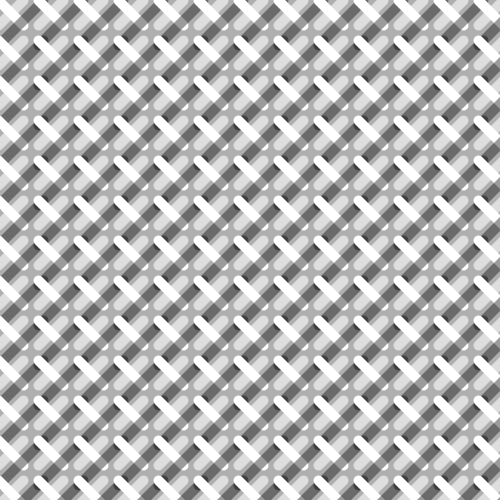
Frame 1 (no input)
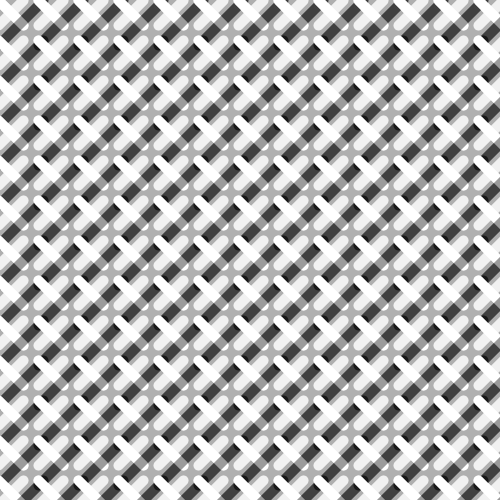
Frame 2 (the mouse pressed at the canvas centre, redrawn once)

The Processing sketch that drew these frames (run headless with seeded random() and noise(); the mouse was pressed at the canvas centre and the sketch redrawn once):

// Processing sketch: processing_82170
// ── processing_82170.pde

void setup () {
  size(500, 500);
  background(175, 582);
  smooth();
}
//décliner des traits sur une longueur
void draw()
{
  noFill();
  for (int posx =-2; posx<width; posx = posx+40)
  {
    for (int posY=0; posY<height; posY = posY+40)
    {
      strokeWeight(10);
      stroke(255);
      line(posx,posY,posx+25,posY+25);
      //traits de l'autre sens
      stroke(255,150);
      line(posx,posY+25,posx+25,posY);
      stroke(0,100);
      line(posx+45,posY,posx,posY+45);
    }
  }
  noLoop();
}
